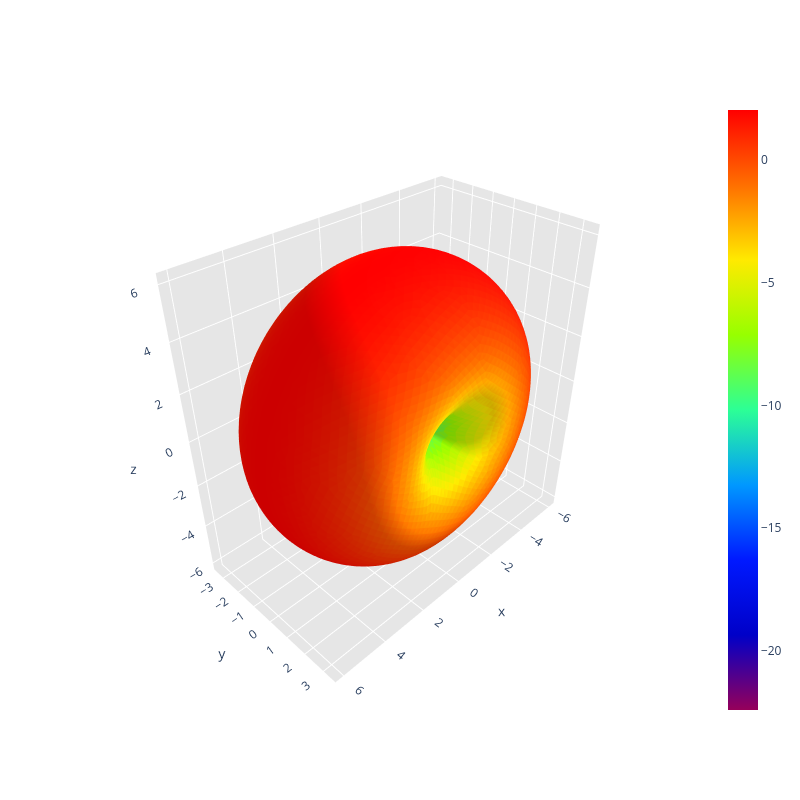

Source (notebook cell):
### Code cell
print("Calculating radiation intensity distribution over sphere surface...")
radiation_intensity_distribution_over_sphere_surface(path)

### Figure 1 — Plotly figure (JSON) as saved in the notebook; plotly's stock layout.template omitted (floating-point values rounded to 4 significant figures; data arrays with more than 128 entries replaced by an {"elided": "..."} marker saying what was removed)
{"data": [{"facecolor": {"elided": "10296 str values"}, "i": {"elided": "10296 int values"}, "j": {"elided": "10296 int values"}, "k": {"elided": "10296 int values"}, "name": "", "type": "mesh3d", "x": {"elided": "5150 float values"}, "y": {"elided": "5150 float values"}, "z": {"elided": "5150 float values"}}, {"hoverinfo": "none", "marker": {"color": [-22.4, 2.03], "colorscale": [[0, "rgb(150, 0, 90)"], [0.125, "rgb(0, 0, 200)"], [0.25, "rgb(0, 25, 255)"], [0.375, "rgb(0, 152, 255)"], [0.5, "rgb(44, 255, 150)"], [0.625, "rgb(151, 255, 0)"], [0.75, "rgb(255, 234, 0)"], [0.875, "rgb(255, 111, 0)"], [1, "rgb(255, 0, 0)"]], "showscale": true, "size": 0.1}, "mode": "markers", "showlegend": false, "type": "scatter3d", "x": [3.674e-16], "y": [-8.998e-32], "z": [6.0]}], "layout": {"height": 800, "scene": {"aspectratio": {"x": 0.9997, "y": 0.5685, "z": 1}, "xaxis": {"backgroundcolor": "rgb(230, 230, 230)", "gridcolor": "rgb(255, 255, 255)", "showbackground": true, "zerolinecolor": "rgb(255, 255, 255)"}, "yaxis": {"backgroundcolor": "rgb(230, 230, 230)", "gridcolor": "rgb(255, 255, 255)", "showbackground": true, "zerolinecolor": "rgb(255, 255, 255)"}, "zaxis": {"backgroundcolor": "rgb(230, 230, 230)", "gridcolor": "rgb(255, 255, 255)", "showbackground": true, "zerolinecolor": "rgb(255, 255, 255)"}}, "title": {"text": ""}, "width": 800}}
